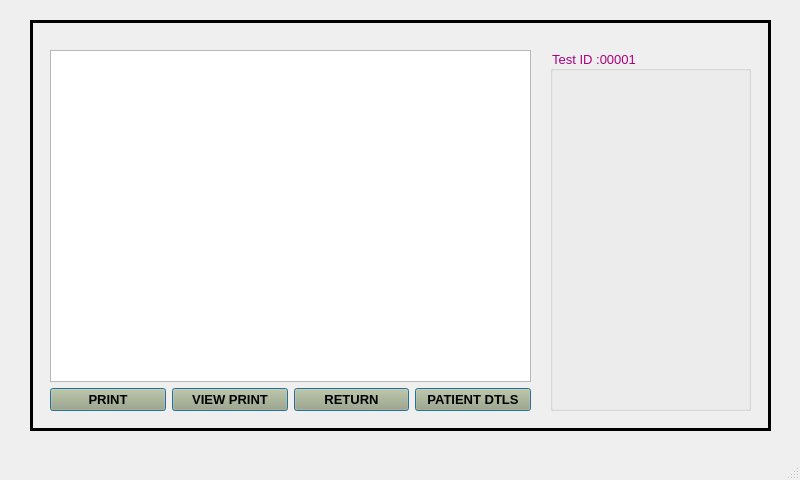
<?xml version="1.0" encoding="UTF-8"?>
<ui version="4.0">
 <class>MainWindow</class>
 <widget class="QMainWindow" name="MainWindow">
  <property name="geometry">
   <rect>
    <x>0</x>
    <y>0</y>
    <width>800</width>
    <height>480</height>
   </rect>
  </property>
  <property name="windowTitle">
   <string>MainWindow</string>
  </property>
  <widget class="QWidget" name="centralwidget">
   <widget class="QFrame" name="frame">
    <property name="geometry">
     <rect>
      <x>30</x>
      <y>20</y>
      <width>741</width>
      <height>411</height>
     </rect>
    </property>
    <property name="font">
     <font>
      <family>Arial</family>
     </font>
    </property>
    <property name="autoFillBackground">
     <bool>false</bool>
    </property>
    <property name="styleSheet">
     <string notr="true"/>
    </property>
    <property name="frameShape">
     <enum>QFrame::Box</enum>
    </property>
    <property name="frameShadow">
     <enum>QFrame::Plain</enum>
    </property>
    <property name="lineWidth">
     <number>3</number>
    </property>
    <widget class="QGroupBox" name="groupBox">
     <property name="geometry">
      <rect>
       <x>520</x>
       <y>30</y>
       <width>201</width>
       <height>361</height>
      </rect>
     </property>
     <property name="font">
      <font>
       <pointsize>10</pointsize>
      </font>
     </property>
     <property name="styleSheet">
      <string notr="true">color: rgb(170, 0, 127);</string>
     </property>
     <property name="title">
      <string>Test ID :00001</string>
     </property>
    </widget>
    <widget class="QWidget" name="">
     <property name="geometry">
      <rect>
       <x>20</x>
       <y>30</y>
       <width>481</width>
       <height>361</height>
      </rect>
     </property>
     <layout class="QGridLayout" name="gridLayout">
      <item row="0" column="0" colspan="4">
       <widget class="QGraphicsView" name="graphicsView"/>
      </item>
      <item row="1" column="0">
       <widget class="QPushButton" name="pushButton_10">
        <property name="font">
         <font>
          <family>Arial</family>
          <pointsize>10</pointsize>
          <weight>75</weight>
          <bold>true</bold>
         </font>
        </property>
        <property name="styleSheet">
         <string notr="true">background-color: rgb(170, 170, 127);
</string>
        </property>
        <property name="text">
         <string>PRINT</string>
        </property>
        <property name="autoDefault">
         <bool>true</bool>
        </property>
        <property name="default">
         <bool>true</bool>
        </property>
        <property name="flat">
         <bool>false</bool>
        </property>
       </widget>
      </item>
      <item row="1" column="1">
       <widget class="QPushButton" name="pushButton_9">
        <property name="font">
         <font>
          <family>Arial</family>
          <pointsize>10</pointsize>
          <weight>75</weight>
          <bold>true</bold>
         </font>
        </property>
        <property name="styleSheet">
         <string notr="true">background-color: rgb(170, 170, 127);
</string>
        </property>
        <property name="text">
         <string>VIEW PRINT</string>
        </property>
        <property name="autoDefault">
         <bool>true</bool>
        </property>
        <property name="default">
         <bool>true</bool>
        </property>
        <property name="flat">
         <bool>false</bool>
        </property>
       </widget>
      </item>
      <item row="1" column="2">
       <widget class="QPushButton" name="pushButton_8">
        <property name="font">
         <font>
          <family>Arial</family>
          <pointsize>10</pointsize>
          <weight>75</weight>
          <bold>true</bold>
         </font>
        </property>
        <property name="styleSheet">
         <string notr="true">background-color: rgb(170, 170, 127);
</string>
        </property>
        <property name="text">
         <string>RETURN</string>
        </property>
        <property name="autoDefault">
         <bool>true</bool>
        </property>
        <property name="default">
         <bool>true</bool>
        </property>
        <property name="flat">
         <bool>false</bool>
        </property>
       </widget>
      </item>
      <item row="1" column="3">
       <widget class="QPushButton" name="pushButton_11">
        <property name="font">
         <font>
          <family>Arial</family>
          <pointsize>10</pointsize>
          <weight>75</weight>
          <bold>true</bold>
         </font>
        </property>
        <property name="styleSheet">
         <string notr="true">background-color: rgb(170, 170, 127);
</string>
        </property>
        <property name="text">
         <string>PATIENT DTLS</string>
        </property>
        <property name="autoDefault">
         <bool>true</bool>
        </property>
        <property name="default">
         <bool>true</bool>
        </property>
        <property name="flat">
         <bool>false</bool>
        </property>
       </widget>
      </item>
     </layout>
    </widget>
   </widget>
  </widget>
  <widget class="QMenuBar" name="menubar">
   <property name="geometry">
    <rect>
     <x>0</x>
     <y>0</y>
     <width>800</width>
     <height>21</height>
    </rect>
   </property>
  </widget>
  <widget class="QStatusBar" name="statusbar"/>
 </widget>
 <resources/>
 <connections/>
</ui>
